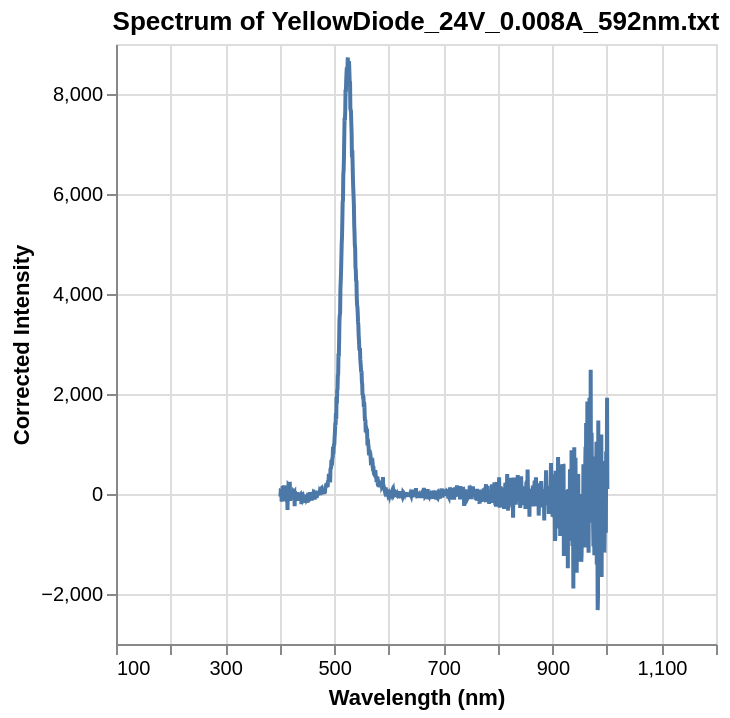

The notebook cell this image was saved under:
### Code cell
import altair as alt
waves, counts, peaks = get_data('GreenDiode_12V_525nm.txt')
intensity = counts / R_lambda(waves)

# Create a DataFrame for Altair
data_for_altair = pd.DataFrame({
    'Wavelength (nm)': waves,
    'Intensity': intensity
})

# Create an Altair chart
chart = alt.Chart(data_for_altair).mark_line().encode(
    x=alt.X('Wavelength (nm)', axis=alt.Axis(title='Wavelength (nm)')),
    y=alt.Y('Intensity', axis=alt.Axis(title='Corrected Intensity')),
    tooltip=['Wavelength (nm)', 'Intensity']
).properties(
    title=f'Spectrum of {name}'
).interactive()

chart

### Figure 1 — Vega-Lite specification as saved in the notebook (floating-point values rounded to 4 significant figures; data arrays with more than 128 entries replaced by an {"elided": "..."} marker saying what was removed)
{"config": {"view": {"continuousWidth": 300, "continuousHeight": 300}}, "data": {"name": "data-b2811697272939273ec9bde10ba8d49c"}, "mark": {"type": "line"}, "encoding": {"tooltip": [{"field": "Wavelength (nm)", "type": "quantitative"}, {"field": "Intensity", "type": "quantitative"}], "x": {"axis": {"title": "Wavelength (nm)"}, "field": "Wavelength (nm)", "type": "quantitative"}, "y": {"axis": {"title": "Corrected Intensity"}, "field": "Intensity", "type": "quantitative"}}, "params": [{"name": "param_3", "select": {"type": "interval", "encodings": ["x", "y"]}, "bind": "scales"}], "title": "Spectrum of YellowDiode_24V_0.008A_592nm.txt", "$schema": "https://vega.github.io/schema/vega-lite/v5.20.1.json", "datasets": {"data-b2811697272939273ec9bde10ba8d49c": {"elided": "1602 records"}}}
